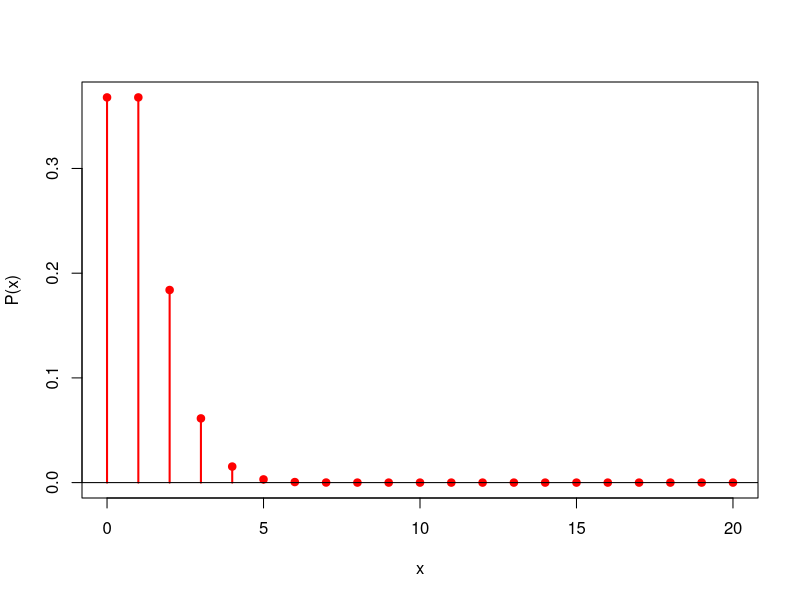
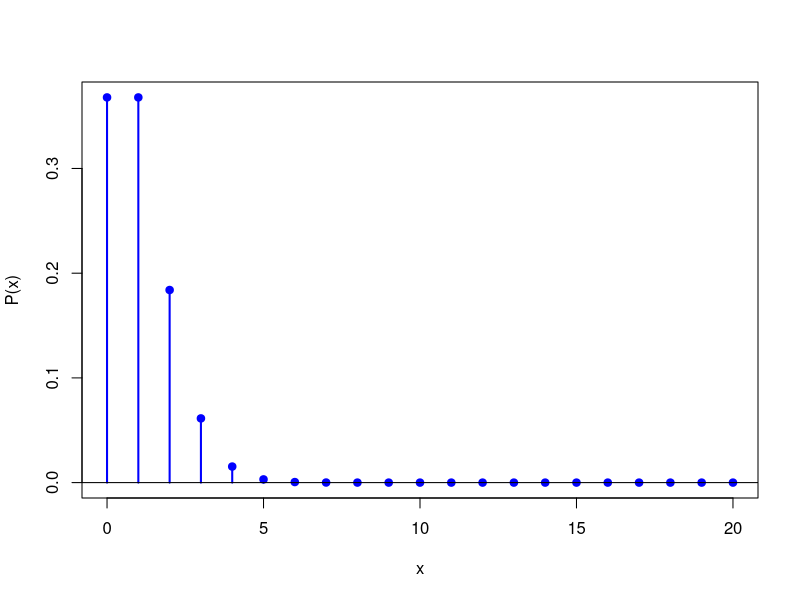
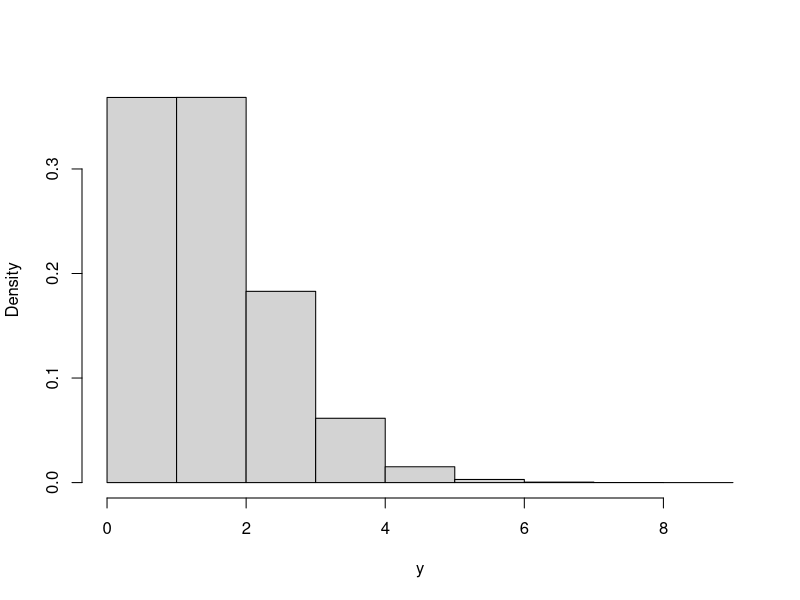

Recreate these plots in R, in order.
# Como temos uma baixíssima probabilidade e um grande número de pessoas, pode-se modelar essa pesquisa como uma distribuição de Poisson. Além disso, como temos p = 10^-7 e n = 10^7, intuitivamente o número de pessoas que ganhariam o prêmio em um dia seria 10^7*10^-7 = 1 pessoa. Portanto, o parâmetro dessa distribuição seria 1.

x <- 0:20
pmf = dpois(x, 1)

# Veja também que podemos modelar esse prêmio como sendo uma distribuição binomial, bem mais simples. Isso ocorre porque o valor do número de tentativas (n) da distribuição binomial é muito grande. Portanto, isso faz com que a distribuição binomial tenda a se distribuir como uma de Poisson.

pmf2 = dbinom(x,10000000, 0.0000001)

plot(x,pmf,type='h',col='red',lwd=2,
        xlab= 'x', ylab='P(x)')
points(x,pmf, pch=19, col='red')

abline(h=0) # Adiciona uma linha no valor de P(x) = 0 para aumentar a legibilidade

plot(x,pmf2,type='h',col='blue',lwd=2,
        xlab= 'x', ylab='P(x)')
points(x,pmf2, pch=19, col='blue')

abline(h=0) # Adiciona uma linha no valor de P(x) = 0 para aumentar a legibilidade


# Valor esperado e Variância

Ex_Poisson = weighted.mean(x, pmf) # O valor esperado é uma média ponderada usando as probabilidades de pesos
cat("Valor Esperado da dist. de Poisson:", Ex_Poisson, "\n")

Ex_Binom = weighted.mean(x, pmf2) 
cat("Valor Esperado da dist. Binomial:", Ex_Binom, "\n")

cat("Variância da dist. de Poisson:", Ex_Poisson, "\n")

cat("Variância da dist. Binomial:", Ex_Binom*(1-0.0000001), "\n")


# A probabilidade de você ganhar dentre os outros vencedores é dado pela lei da probabilidade total

s = 0
for(i in 1:20){
    s <- s + pmf[i+1]*(1/i)
}

cat("Probabilidade de ganhar:", s)


y = rpois(1000000, 1)

hist(y, prob = TRUE, breaks = 9, border = 'black', right = FALSE,
    main = " ")
